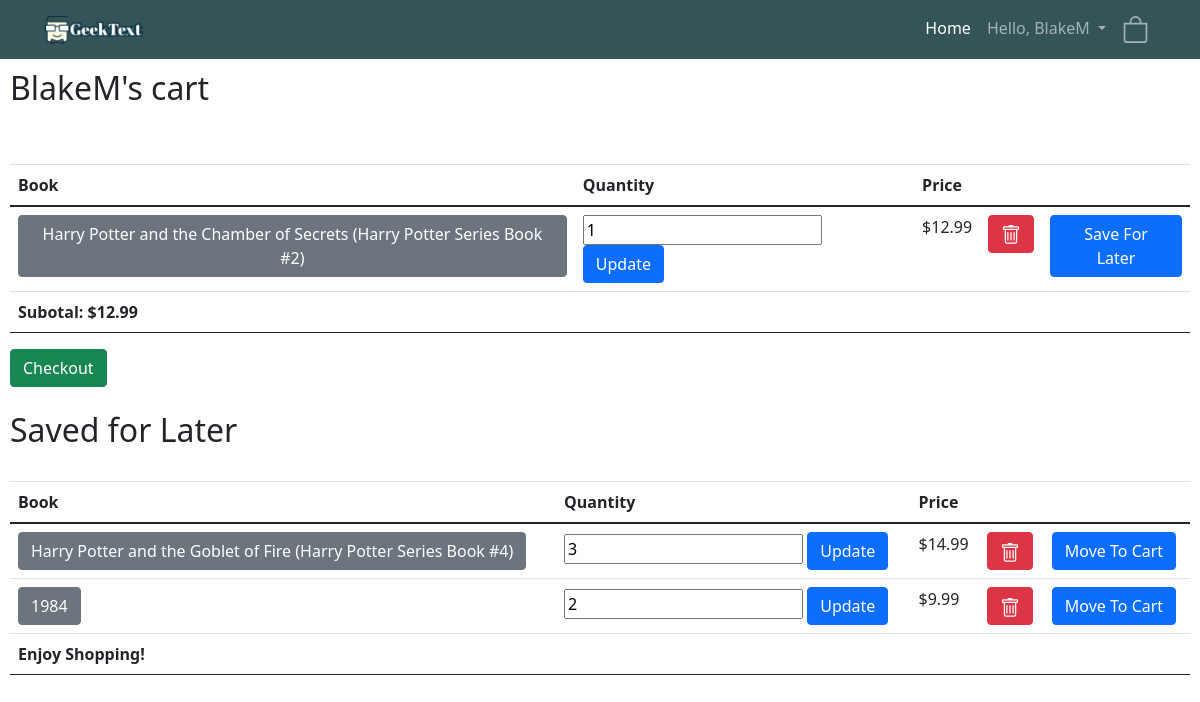
The app's page /ShoppingCart/ (signed in), older data.
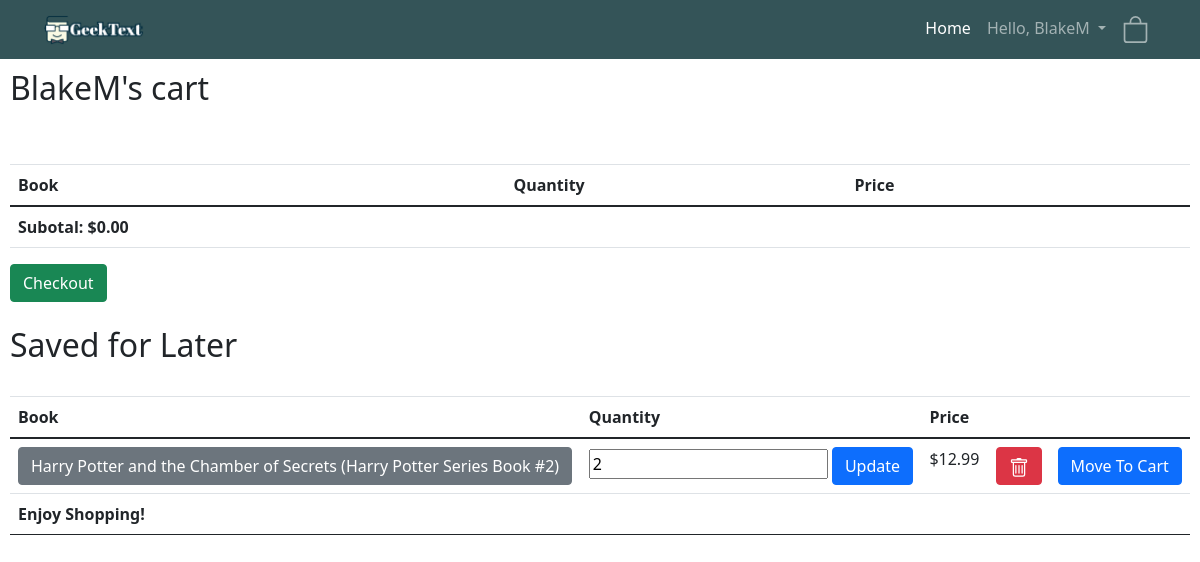
The same page, newer data.
### cart/models.py (models this page shows, shortened)
class ShoppingCartItem(models.Model):
    shoppingcart = models.ForeignKey(ShoppingCart, on_delete=models.CASCADE)
    book = models.ForeignKey(Book, on_delete=models.CASCADE)
    quantity = models.IntegerField()
    ordered = models.BooleanField(default=False)
    addedon = models.DateField(auto_now_add=True)
    purchasedby = models.DateField(auto_now=True)
    savedforlater = models.BooleanField(default=False)
    def __str__(self):
        return self.book.title

### bookdetails/models.py (models this page shows, shortened)
class Book(models.Model):
    authors = models.ManyToManyField(
        Author,
        related_name='booker',
    )
    GENRES = (
        ('Sci-fi', 'Sci-fi'),
        ('Fantasy', 'Fantasy'),
        ('Children', 'Children'),
        ('Non-fiction', 'Non-fiction'),
        ('Others', 'Others'),
    )
    cover = models.ImageField(upload_to='bookImages', default='bookImages/No_image.jpg')
    title = models.CharField(max_length=200)
    genre = models.CharField(max_length=200, default='other', choices=GENRES)
    price = models.DecimalField(max_digits=6, decimal_places=2, default=0.00)
    description = models.CharField(max_length=4000)
    publisher = models.CharField(max_length=200, default='Unknown')
    release_date = models.DateField(default='Unknown')
    bestseller = models.BooleanField(default=False)

### cart/views.py (the view)
# urls.py: path('', views.shoppingcartview, name='cart'),  # this connects to the
def shoppingcartview(response):
    userid = response.user.id
    cart = ShoppingCart.objects.get(id=userid)
    if cart == response.user.shoppingcart:
        total = cart.subtotal()
        return render(response, "cart/shoppingcart.html", {"cart": cart, "total": total})
    message = "You tried to access an unautharized shopping cart"
    return render(response, "onlinelibrary/home.html", {"message": message})

### cart/models.py (called while the page is built)
    def __str__(self):
        return str(self.user.username) + "'s cart"

    def subtotal(self):
        amount = 0.00
        for cartitem in self.shoppingcartitem_set.all():
            if not cartitem.savedforlater and not cartitem.ordered:
                amount = amount + float(cartitem.quantity * cartitem.book.price)
        return "%.2f" % amount

### cart/templates/cart/shoppingcart.html (shortened to what the changed rows need)
{%  extends 'onlinelibrary/base.html' %}
{% block content %}
    <h2>{{cart}}</h2>
    <br>
    <br>
    <table class="table">
        <thead>
            <th>Book</th>
            <th>Quantity</th>
            <th>Price</th>
            <th></th>
            <th></th>
        </thead>
        <tfoot>
            <tr>
                <td>
                    <strong>Subotal: ${{total}}</strong>
                </td>
            </tr>
        </tfoot>
        {% for item in cart.shoppingcartitem_set.all %}
            {% if item.savedforlater == False and item.ordered == False and item.quantity > 0 %}
                <tr>
                    <td>
                         <button onclick="window.location.href='http://127.0.0.1:8000/bookdetails/{{item.book.id}}';" type="button" class="btn btn btn-secondary">
                            {{ item }}
                         </button>
                    </td>
                    <td>
                        <form action="{% url 'updateqty' item.id%}" method="POST">
                            <input type="number", name="UpdateValue", min="1", width="1", value="{{item.quantity}}">
                            <button type="submit", name="Update", class="btn btn-primary">Update</button>
                        </form>
                    </td>
                    <td>
                        ${{ item.book.price }}
                    </td>
                    <td>
                        <button onclick="window.location.href='delete/{{item.id}}';" type="button" class="btn btn-danger">
                        </button>
                    </td>
                    <td>
                        <form action="{% url 'saveforlater' item.id%}" method="POST">
                            <button type="submit", name="SvaeForLater", class="btn btn-primary", value="saveForLater">Save For Later</button>
                        </form>
                    </td>
                </tr>
            {%  endif %}
        {% endfor %}
    </table>
    <br>
    <br>
    <h2>Saved for Later</h2>
    <br>
    <table class="table">
        <thead>
            <th>Book</th>
            <th>Quantity</th>
            <th>Price</th>
            <th></th>
            <th></th>
        </thead>
        {% for item in cart.shoppingcartitem_set.all %}
            {% if item.savedforlater == True and item.ordered == False and item.quantity > 0 %}
                <tr>
                    <td>
                        <button onclick="window.location.href='http://127.0.0.1:8000/bookdetails/{{item.book.id}}';" type="button" class="btn btn btn-secondary">
                            {{ item }}
                         </button>
                    </td>
                    <td>
                        <form action="{% url 'updateqty' item.id%}" method="POST">
                            <input type="number", name="UpdateValue", min="1", width="1", value="{{item.quantity}}">
                            <button type="submit", name="Update", class="btn btn-primary">Update</button>
                        </form>
                    </td>
                    <td>
                        ${{ item.book.price }}
                    </td>
                    <td>
                        <button onclick="window.location.href='delete/{{item.id}}';" type="button" class="btn btn-danger">
                        </button>
                    </td>
                    <td>
                        <form action="{% url 'movetocart' item.id%}" method="POST">
                            <button type="submit", name="MoveToCart", class="btn btn-primary", value="moveToCart">Move To Cart</button>
                        </form>
                    </td>
                </tr>
            {% endif %}
        {% endfor %}
    </table>
    <br>
    <br>
    <br>
    <br>
{%  endblock %}

Row changes from the older to the newer data that the page shows:
no longer on this page (row edited): ShoppingCartItem: book.title "Harry Potter and the Goblet of Fire (Harry Potter Series Book #4)", UpdateValue "3", book.price "14.99", shown under "Saved for Later"
no longer on this page (row edited): ShoppingCartItem: book.title "1984", UpdateValue "2", book.price "9.99", shown under "Saved for Later"
changed ShoppingCartItem "Harry Potter and the Chamber of Secrets (Harry Potter Series Book #2)": moves from the list under "BlakeM's cart" to the list under "Saved for Later"
Text that changed along with them:
{{ total }}: "12.99" → "0.00"
